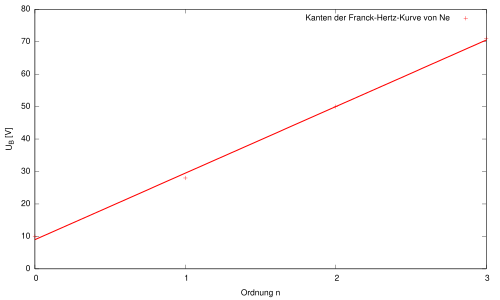

This chart was generated by the following gnuplot code:
# Plot zur Aufgabe 1

set termoption enhanced 
set encoding utf8

set terminal pdf enhanced
set output 'graph.pdf'

file = 'graph.data'

#set xrange [-8:8]
set yrange [0:80]
set xtics 0, 1
set xlabel "Ordnung n"
set ylabel 'U_B [V]'
set zeroaxis
f(x) = a+b*x
fit f(x) file via a, b

plot file title 'Kanten der Franck-Hertz-Kurve von Ne' lt 1, f(x) title '' lw 3 lt 1
